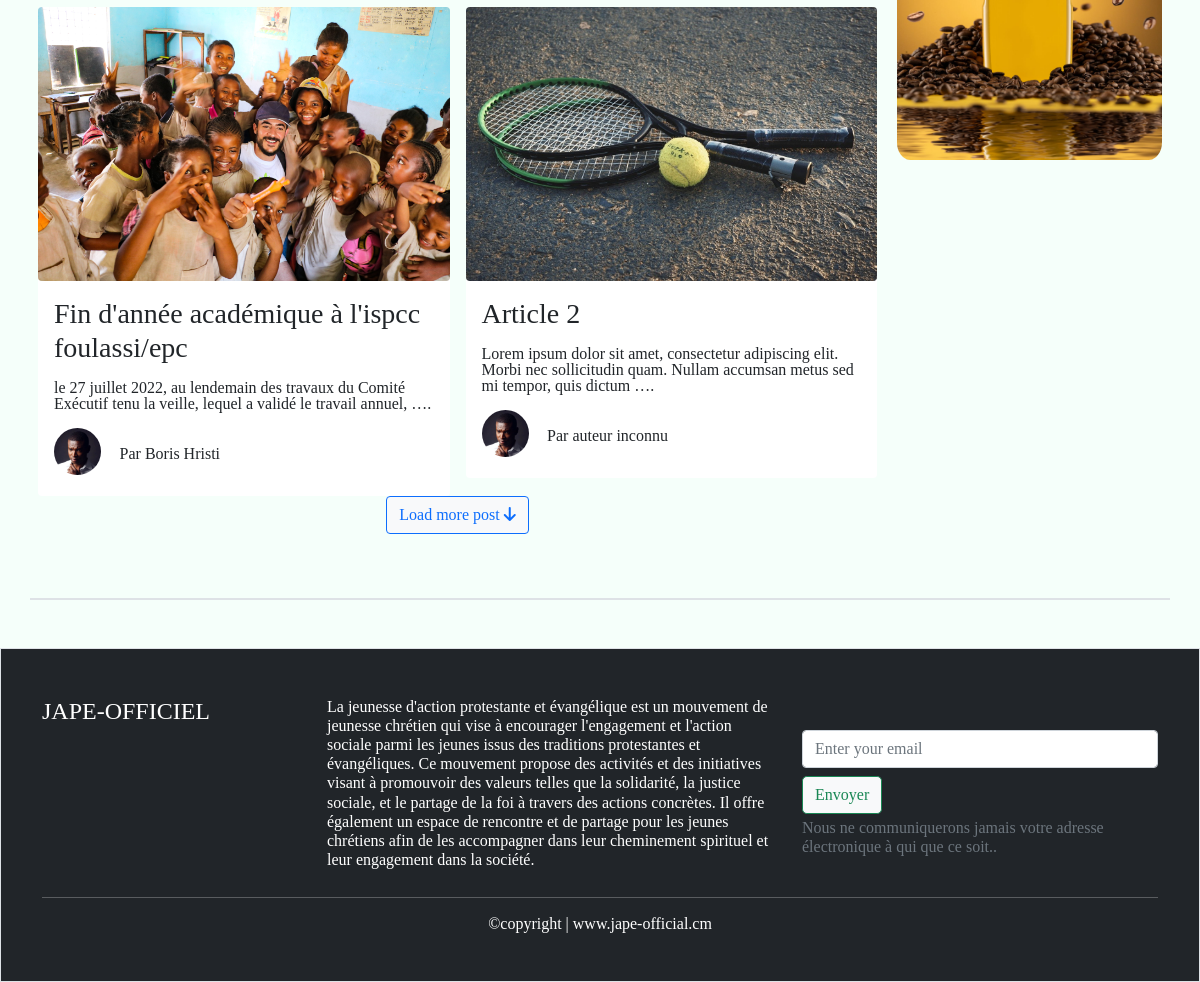
Before: / (lower part) with the older database file.
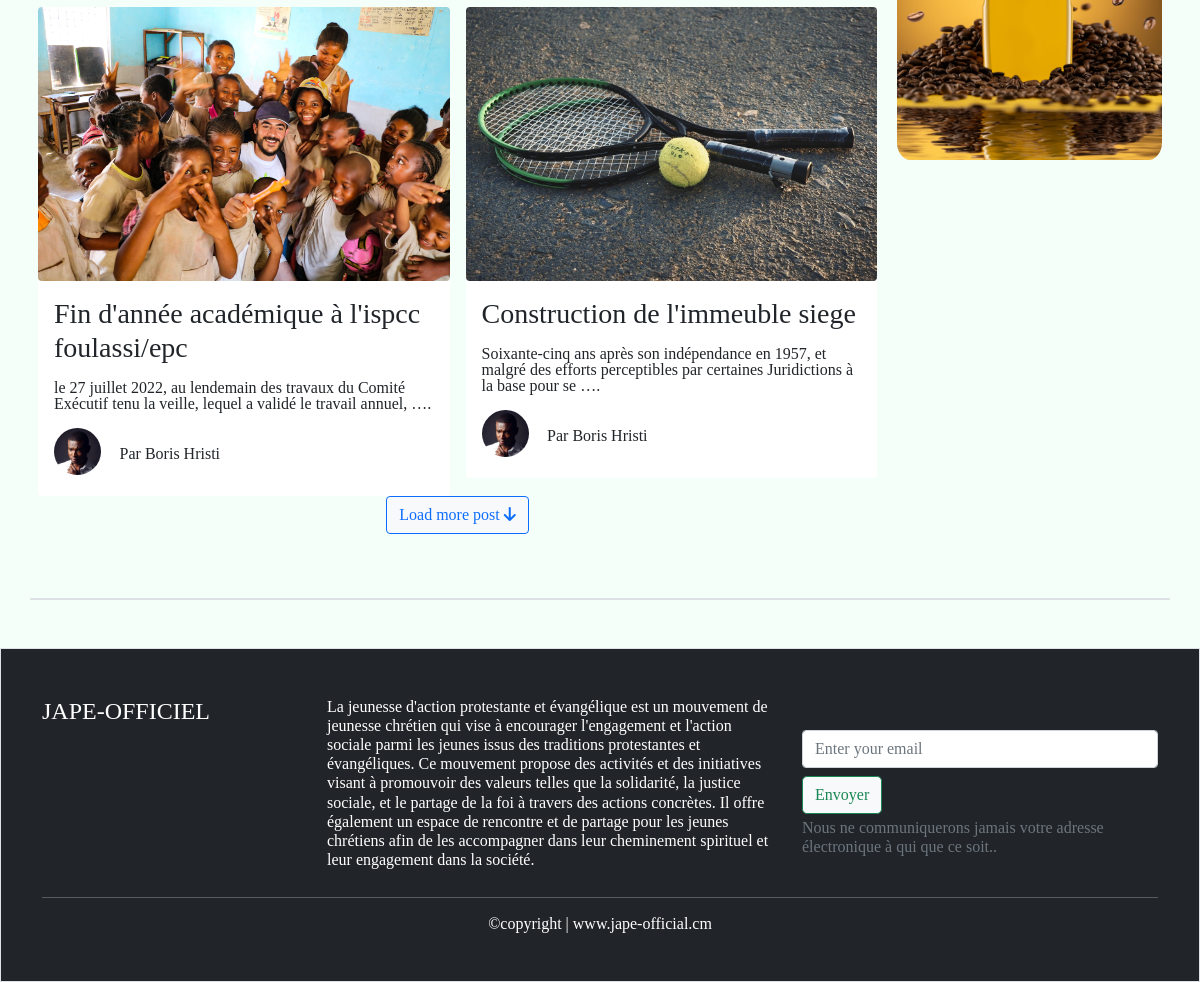
After: the same page with the newer database file.
### blog/models.py (models this page shows, shortened)
class BlogPost(models.Model):
    title = models.CharField(max_length=255, unique=True, verbose_name='Titre')
    slug = models.SlugField(max_length=255, unique=True, blank=True)
    author = models.ForeignKey(User, on_delete=models.SET_NULL, null=True, blank=True)
    last_update = models.DateTimeField(auto_now=True)
    created_on = models.DateField(blank=True, null=True)
    category = models.ManyToManyField(CategoryPost)
    published = models.BooleanField(default=False, verbose_name="Publié")
    image = models.ImageField(upload_to="images")
    content = models.TextField(blank=True, verbose_name='Contenu')
    class Meta:
        ordering = ['-created_on']
        verbose_name = "Article"
    @property
    def author_or_default(self):
        return f"Par {self.author.first_name} {self.author.last_name}" if self.author else "Par auteur inconnu"

### blog/views.py (the view)
# urls.py: path('', home_view, name="home_view"),
def home_view(request):
    post = BlogPost.objects.first()
    posts = BlogPost.objects.all().filter(published=True)
    categories = CategoryPost.objects.all()
    print(posts[0].title)
    print(posts[2].title)
    post_1 = posts[1]
    post_2 = posts[2]
    post_3 = posts[3]
    context = {"post": post, "post_1": post_1, "post_2": post_2, "post_3": post_3, "posts": posts[4:10],
               "r_posts": posts[:4], "categories": categories}
    return render(request, "blog/home_view.html", context)

### blog/templates/blog/home_view.html (shortened to what this page needs)
{% extends 'base.html' %}
{% load static %}
{% block content %}
<section class="mt-3">
    <div class="container roboto-light">
        <div class="row">
            <div class="col-lg-9">
                <div class="row">
                    {% for post in posts %}
                    <div class="col-sm-6 pt-2 pe-2 ps-2 pt-0">
                        <div class="card border-0 p-0" style="width: 100%; min-height: 450px">
                            <img src="{{ post.image.url }}"
                                 class="img-hover rounded img-fluid card-img-top position-relative"
                                 alt="...">
                            <div class="card-body">
                                <a href="{% url 'post_view' slug=post.slug %}" class="title-link montserrat-title_card">
                                    <h5 class="card-title montserrat-title_card title-link h3">{{ post.title|lower|capfirst }}</h5></a>
                                <p class="card-text montserrat-card-text mt-3">{{ post.content|safe|truncatewords:20 }}.</p>
                                <div class="mt-3">
                                    <div class="row">
                                        <div class="col-1">
                                            <img width="47px" class="rounded-circle"
                                                 src="{% static 'img/profil_app.jpg' %}"
                                                 alt="image profil">
                                        </div>
                                        <div class="col-8 my-3 ms-3">
                                            <span class="h6 ms-3"><a href="#" class="title-link">{{ post.author_or_default }}</a></span>
                                        </div>
                                    </div>
                                </div>
                            </div>
                        </div>
                    </div>
                    {% endfor %}
                    <div class="col-12 d-grid gap-2 mb-3 justify-content-center">
                        <a class="btn btn-light btn-outline-primary" href="{% url 'posts_view' %}">Load more post <i
                                class="fa-solid fa-arrow-down" style="color: #0D6EFD"></i></a>
                    </div>
                </div>
            </div>
            <div class="col-lg-3">
                <div>
                    <div class="col-12 mt-5 mb-5 montserrat-card-text">
                        <div class="row g-2" style="height: 300px">
                            <div class="col-6 col-lg-12 p-0">
                                <div class="ps-1 pt-2">
                                    <img class="img-hover img-fluid w-100"
                                         src="{% static 'img/advertising.jpg' %}" alt="Avertising"
                                         style="max-height: 350px; border-radius: 5%">
                                </div>
                            </div>
                        </div>
                    </div>
                </div>
            </div>
        </div>
    </div>
</section>
{% endblock %}

Changed rows visible on the page:
changed BlogPost: title "Article 2" → "Construction de l'immeuble siege"; content "Lorem ipsum dolor sit amet, consectetur adipiscing elit. Morbi nec sollicitudin quam. Nullam accumsan metus sed mi tempor, quis dictum …" → "Soixante-cinq ans après son indépendance en 1957, et malgré des efforts perceptibles par certaines Juridictions à la base pour se …"; author_or_default "Par auteur inconnu" → "Par Boris Hristi"
